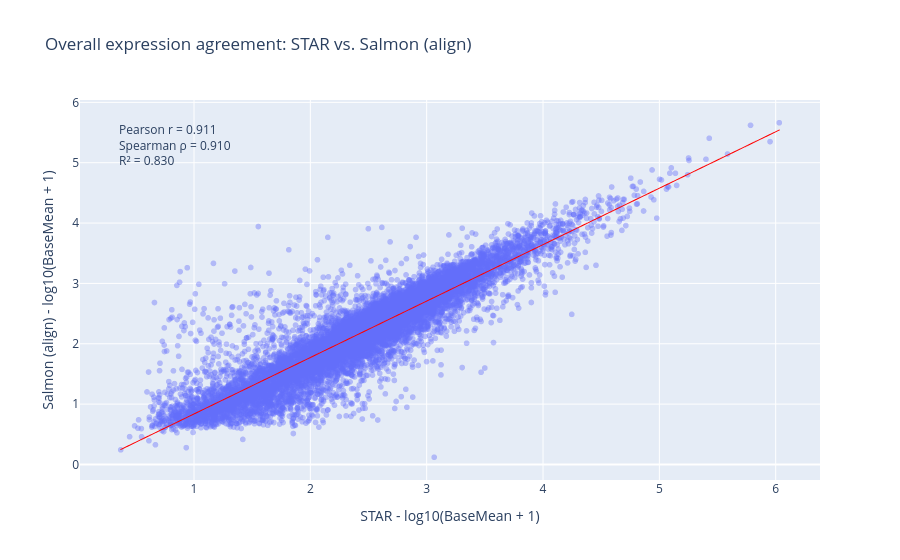

Notebook source saved alongside this figure:
### Markdown cell above
STAR + featureCounts vs. STAR + Salmon_align

### Code cell
x = merged_bm["log10_baseMean_STAR"]
y = merged_bm["log10_baseMean_Salmon_align"]

pearson_r, _ = pearsonr(x, y)
spearman_r, _ = spearmanr(x, y)
r2 = pearson_r ** 2

fig = px.scatter(
    merged_bm,
    x="log10_baseMean_STAR",
    y="log10_baseMean_Salmon_align",
    opacity=0.4,
    trendline="ols",
    hover_name="transcript_id",
    labels={
        "log10_baseMean_STAR": "STAR - log10(BaseMean + 1)",
        "log10_baseMean_Salmon_align": "Salmon (align) - log10(BaseMean + 1)"
    },
    title="Overall expression agreement: STAR vs. Salmon (align)"
)

fig.add_annotation(
    x=0.05,
    y=0.95,
    xref="paper",
    yref="paper",
    showarrow=False,
    align="left",
    text=(
        f"Pearson r = {pearson_r:.3f}<br>"
        f"Spearman ρ = {spearman_r:.3f}<br>"
        f"R² = {r2:.3f}"
    )
)

fig.update_traces(
    line=dict(color="red", width=1),
    selector=dict(mode="lines")
)

fig.show()

print("STAR vs Salmon (align)")
print(f"  Pearson r  = {pearson_r:.3f}")
print(f"  Spearman ρ = {spearman_r:.3f}")
print(f"  R²         = {r2:.3f}\n")

### Figure 1 — Plotly figure (JSON) as saved in the notebook; plotly's stock layout.template omitted (floating-point values rounded to 4 significant figures; data arrays with more than 128 entries replaced by an {"elided": "..."} marker saying what was removed)
{"data": [{"hovertemplate": "<b>%{hovertext}</b><br><br>STAR - log10(BaseMean + 1)=%{x}<br>Salmon (align) - log10(BaseMean + 1)=%{y}<extra></extra>", "hovertext": {"elided": "12068 str values"}, "legendgroup": "", "marker": {"color": "#636efa", "opacity": 0.4, "symbol": "circle"}, "mode": "markers", "name": "", "showlegend": false, "type": "scattergl", "x": {"elided": "12068 float values"}, "xaxis": "x", "y": {"elided": "12068 float values"}, "yaxis": "y"}, {"hovertemplate": "<b>OLS trendline</b><br>log10_baseMean_Salmon_align = 0.935209 * log10_baseMean_STAR + -0.0984854<br>R<sup>2</sup>=0.829524<br><br>STAR - log10(BaseMean + 1)=%{x}<br>Salmon (align) - log10(BaseMean + 1)=%{y} <b>(trend)</b><extra></extra>", "legendgroup": "", "line": {"color": "red", "width": 1}, "marker": {"color": "#636efa", "symbol": "circle"}, "mode": "lines", "name": "", "showlegend": false, "type": "scattergl", "x": {"elided": "12068 float values"}, "xaxis": "x", "y": {"elided": "12068 float values"}, "yaxis": "y"}], "layout": {"annotations": [{"align": "left", "showarrow": false, "text": "Pearson r = 0.911<br>Spearman ρ = 0.910<br>R² = 0.830", "x": 0.05, "xref": "paper", "y": 0.95, "yref": "paper"}], "legend": {"tracegroupgap": 0}, "title": {"text": "Overall expression agreement: STAR vs. Salmon (align)"}, "xaxis": {"anchor": "y", "domain": [0, 1], "title": {"text": "STAR - log10(BaseMean + 1)"}}, "yaxis": {"anchor": "x", "domain": [0, 1], "title": {"text": "Salmon (align) - log10(BaseMean + 1)"}}}}
